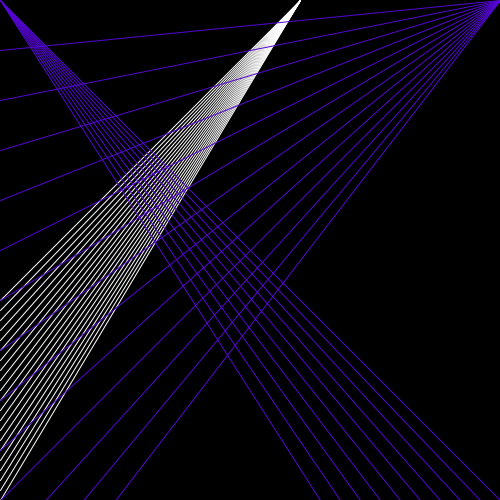
Frame 1 (no input)
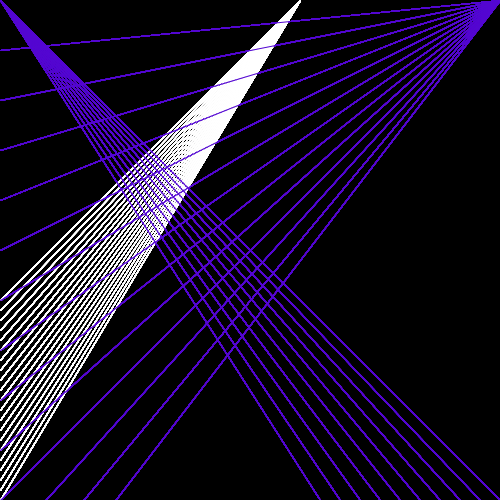
Frame 60 (the mouse pressed at the canvas centre just before this capture)
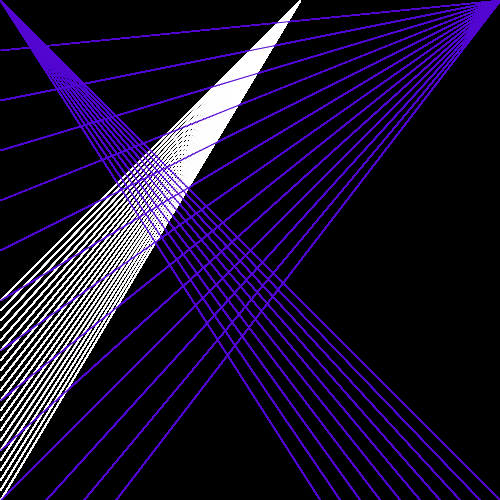
Frame 120 (the mouse held since frame 60 and released just before this capture)

The Processing sketch that drew these frames (run headless with seeded random() and noise(); from frame 60 on, the mouse is pressed at the canvas centre):

// Processing sketch: processing_32145
// ── processing_32145.pde


void setup () {
  size (500,500);
  noFill ();
  background (0);
  
  
}

void draw ()
{
 
    
  
  
  
  stroke (255);
  line (0,300,300,0);
  line (0,310,300,0);
  line (0,320,300,0);
  line (0,330,300,0);
  line (0,340,300,0);
  line (0,350,300,0);
  line (0,360,300,0);
  line (0,370,300,0);
  line (0,380,300,0);
  line (0,390,300,0);
  line (0,400,300,0);
  line (0,410,300,0);
  line (0,420,300,0);
  line (0,430,300,0);
  line (0,440,300,0);
  line (0,450,300,0);
  line (0,460,300,0);
  line (0,470,300,0);
  line (0,480,300,0);
  line (0,490,300,0);
  line (0,500,300,0);
  
  stroke (83,6,209);
  strokeWeight (1);
  
  line (500,0,0,650);
  line (500,0,0,600);
  line (500,0,0,550);
  line (500,0,0,500);
  line (500,0,0,450);
  line (500,0,0,400);
  line (500,0,0,350);
  line (500,0,0,300);
  line (500,0,0,250);
  line (500,0,0,200);
  line (500,0,0,150);
  line (500,0,0,100);
  line (500,0,0,50);
  
  line (0,0,500,500);
  line (0,0,480,500);
  line (0,0,460,500);
  line (0,0,440,500);
  line (0,0,420,500);
  line (0,0,400,500);
  line (0,0,380,500);
  line (0,0,360,500);
  line (0,0,340,500);
  line (0,0,320,500);
  
  
}
